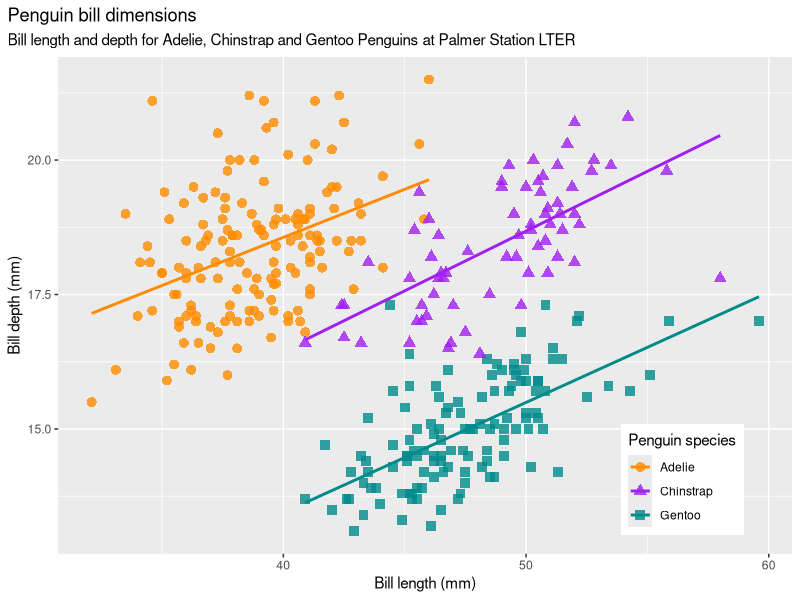

Write R code to recreate this figure.
## ---- chunk 1
#| message: false

# load packages -----------------------------------------------------------

library(tidyverse)      # tools for working with data
library(palmerpenguins) # penguin dataset
## ---- chunk 2
penguins
## ---- chunk 3
#| output: false

nrow(penguins)
ncol(penguins)
## ---- chunk 4
#| output: false

print(penguins)
print(penguins, n = 15, width = Inf)  # show more rows and all columns
## ---- chunk 5
glimpse(penguins)
## ---- chunk 6
#| output: false

count(penguins, species)
count(penguins, island)
## ---- chunk 7
#| output: false

summary(penguins)
## ---- chunk 8
#| echo: true
#| fig-show: hide

ggplot(
  data = penguins, 
  mapping = aes(x = bill_length_mm, y = bill_depth_mm, group = species)
) +
  geom_point(
    aes(color = species, shape = species),
    size = 3, 
    alpha = 0.8
  ) +
  geom_smooth(method = "lm", se = FALSE, aes(color = species)) +
  scale_color_manual(values = c("darkorange", "purple", "cyan4")) +
  labs(
    title = "Penguin bill dimensions",
    subtitle = "Bill length and depth for Adelie, Chinstrap and Gentoo Penguins at Palmer Station LTER",
    x = "Bill length (mm)",
    y = "Bill depth (mm)",
    color = "Penguin species",
    shape = "Penguin species"
  ) +
  theme(
    legend.position = c(0.85, 0.15),
    plot.title.position = "plot",
    plot.caption = element_text(hjust = 0, face = "italic"),
    plot.caption.position = "plot"
  )
